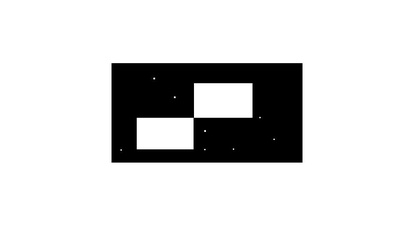
%> input picture pract13-dialation-erosion-closing-opening/sample.jpg, 420 x 233 px, shrunk from 983 x 546 before the run
$ octave codehsi.m   (GNU Octave 9; MATLAB toolbox functions it lacks are replaced by stand-ins)
%> lines starting %> are read from the running program, lines starting %| are printed output that depends on the picture; in (x1, y1, x2, y2) boxes, pixels count from 0 and x2, y2 are one past the last pixel; in counts of white or black regions, pixels touching at a corner belong together; the program's own positions count from 1
   clc;
   clear all;
   a=imread('sample.jpg');
%> a is the input picture: size 233x420x3 uint8; min 0, max 255, mean 215.5
   a=double(a);
%> a: size 233x420x3 double
   [m n k]=size(a);
%> m = 233; n = 420; k = 3

   R=a(:,:,1);
   G=a(:,:,2);
   B=a(:,:,3);

   N=0.5*((R-G)+(R-B));
%> N: size 233x420 double; every value is 0
   D=sqrt((R-G).^2+(R-B).*(G-B));
   theta=acos(N./(D+eps));
%> theta: size 233x420 double; every value is 1.57

   %Finding of hue
   for i=1:m
       for j=1:n
           if G(i,j)<B(i,j)
               H(i,j)=(2*pi)-theta(i,j);
           else
               H(i,j)=theta(i,j);
           end
       end
   end

   %Finding Saturation and Intensity
   N=min(min(R,G),B);
   D=R+G+B;
   D(D==0)=eps;
%> D: size 233x420 double; min 2.22e-16, max 765, mean 646.6
   S=1-(3.*N./D);
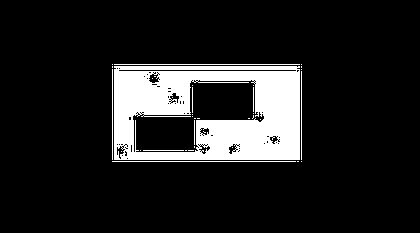
%> S: size 233x420 double; values 0 (black) and 1 (white), 13.1% white; 36 white regions (27 under 20 px), largest, box (x1, y1, x2, y2) and area: (114, 66, 300, 160) 12135, (114, 64, 300, 65) 186, (112, 161, 296, 162) 184
   I=(R+G+B)/3;

   figure(1);
   imshow(uint8(a));
   title('original image');
   figure(2);
   imagesc(H);
   title('Hue component');
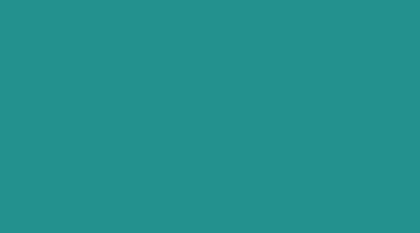
%> displayed picture: size 233x420x3, on the screen's scale of 0 to 255; mean R, G, B 33, 145, 140
   figure(3);
   imagesc(S);
   title('Saturation component');
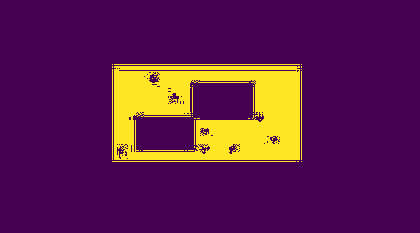
%> displayed picture: size 233x420x3, on the screen's scale of 0 to 255; mean R, G, B 92.3, 31.2, 77.8
   figure(4);
   imagesc(I);
   title('Intensity component');
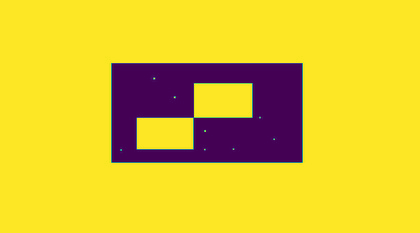
%> displayed picture: size 233x420x3, on the screen's scale of 0 to 255; mean R, G, B 223.4, 195.7, 45

$ run again, with pract13-dialation-erosion-closing-opening/closing.jpg copied over pract13-dialation-erosion-closing-opening/sample.jpg
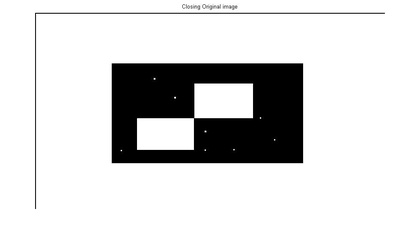
%> input picture pract13-dialation-erosion-closing-opening/closing.jpg, 420 x 233 px, shrunk from 981 x 544 before the run
%> a is the input picture: size 233x420x3 uint8; min 0, max 255, mean 213.8
%> a: size 233x420x3 double
%> N: size 233x420 double; every value is 0
%> theta: size 233x420 double; every value is 1.57
%> `S=1-(3.*N./D);`:
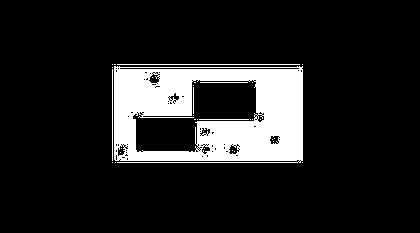
%> S: size 233x420 double; values 0 (black) and 1 (white), 13.4% white; 32 white regions (26 under 20 px), largest, box (x1, y1, x2, y2) and area: (114, 66, 303, 163) 12644, (117, 64, 300, 65) 183, (112, 69, 113, 161) 92, (199, 119, 249, 120) 50, (200, 82, 248, 83) 48, (193, 87, 194, 114) 27
%> `title('Intensity component');`:
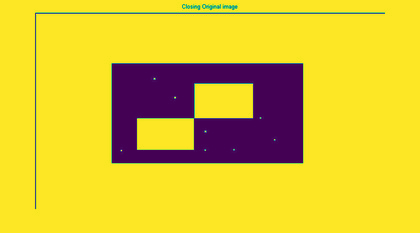
%> displayed picture: size 233x420x3, on the screen's scale of 0 to 255; mean R, G, B 221.1, 194.4, 45.6
